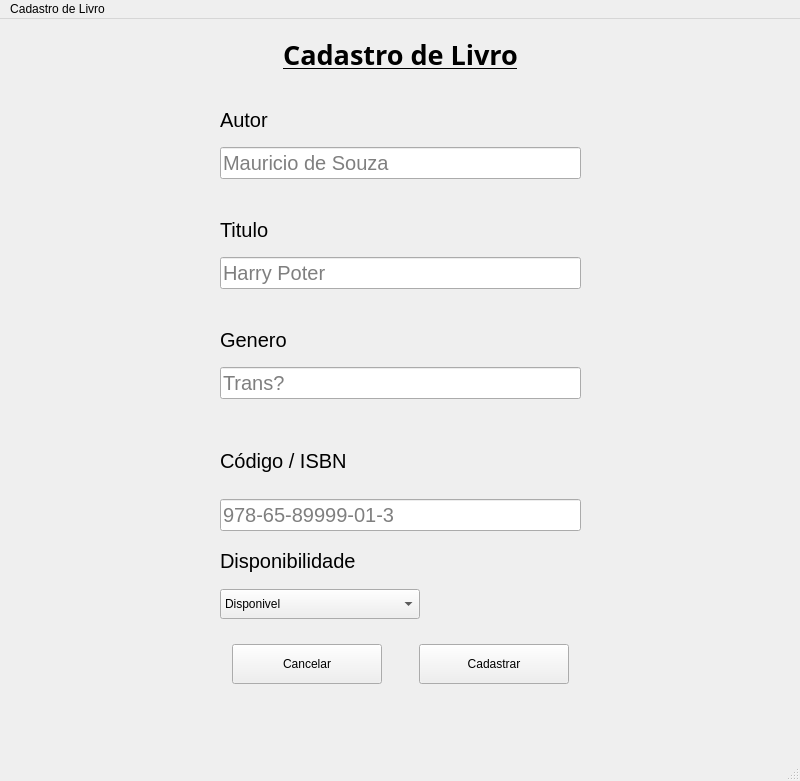
<?xml version="1.0" encoding="UTF-8"?>
<ui version="4.0">
 <class>MainWindow</class>
 <widget class="QMainWindow" name="MainWindow">
  <property name="geometry">
   <rect>
    <x>0</x>
    <y>0</y>
    <width>800</width>
    <height>781</height>
   </rect>
  </property>
  <property name="windowTitle">
   <string>MainWindow</string>
  </property>
  <widget class="QWidget" name="centralwidget">
   <widget class="QWidget" name="verticalLayoutWidget_3">
    <property name="geometry">
     <rect>
      <x>220</x>
      <y>80</y>
      <width>361</width>
      <height>80</height>
     </rect>
    </property>
    <layout class="QVBoxLayout" name="verticalLayout_4">
     <item>
      <widget class="QLabel" name="label">
       <property name="maximumSize">
        <size>
         <width>80</width>
         <height>16777215</height>
        </size>
       </property>
       <property name="font">
        <font>
         <pointsize>15</pointsize>
        </font>
       </property>
       <property name="text">
        <string>Autor</string>
       </property>
      </widget>
     </item>
     <item>
      <widget class="QLineEdit" name="Autor">
       <property name="font">
        <font>
         <pointsize>15</pointsize>
        </font>
       </property>
       <property name="frame">
        <bool>true</bool>
       </property>
       <property name="placeholderText">
        <string>Mauricio de Souza</string>
       </property>
      </widget>
     </item>
    </layout>
   </widget>
   <widget class="QWidget" name="verticalLayoutWidget_4">
    <property name="geometry">
     <rect>
      <x>220</x>
      <y>190</y>
      <width>361</width>
      <height>80</height>
     </rect>
    </property>
    <layout class="QVBoxLayout" name="verticalLayout_5">
     <item>
      <widget class="QLabel" name="label_4">
       <property name="font">
        <font>
         <pointsize>15</pointsize>
        </font>
       </property>
       <property name="text">
        <string>Titulo</string>
       </property>
      </widget>
     </item>
     <item>
      <widget class="QLineEdit" name="Titulo">
       <property name="font">
        <font>
         <pointsize>15</pointsize>
        </font>
       </property>
       <property name="text">
        <string/>
       </property>
       <property name="placeholderText">
        <string>Harry Poter</string>
       </property>
      </widget>
     </item>
    </layout>
   </widget>
   <widget class="QWidget" name="verticalLayoutWidget_5">
    <property name="geometry">
     <rect>
      <x>220</x>
      <y>300</y>
      <width>361</width>
      <height>80</height>
     </rect>
    </property>
    <layout class="QVBoxLayout" name="verticalLayout_6">
     <item>
      <widget class="QLabel" name="label_6">
       <property name="font">
        <font>
         <pointsize>15</pointsize>
        </font>
       </property>
       <property name="text">
        <string>Genero</string>
       </property>
      </widget>
     </item>
     <item>
      <widget class="QLineEdit" name="Genero">
       <property name="font">
        <font>
         <pointsize>15</pointsize>
        </font>
       </property>
       <property name="placeholderText">
        <string>Trans?</string>
       </property>
      </widget>
     </item>
    </layout>
   </widget>
   <widget class="QWidget" name="verticalLayoutWidget_6">
    <property name="geometry">
     <rect>
      <x>220</x>
      <y>410</y>
      <width>361</width>
      <height>102</height>
     </rect>
    </property>
    <layout class="QVBoxLayout" name="verticalLayout_7">
     <item>
      <widget class="QLabel" name="label_5">
       <property name="enabled">
        <bool>true</bool>
       </property>
       <property name="font">
        <font>
         <pointsize>15</pointsize>
        </font>
       </property>
       <property name="text">
        <string>Código / ISBN</string>
       </property>
      </widget>
     </item>
     <item>
      <widget class="QLineEdit" name="lineEdit_7">
       <property name="font">
        <font>
         <pointsize>15</pointsize>
        </font>
       </property>
       <property name="placeholderText">
        <string>978-65-89999-01-3</string>
       </property>
      </widget>
     </item>
    </layout>
   </widget>
   <widget class="QWidget" name="verticalLayoutWidget_7">
    <property name="geometry">
     <rect>
      <x>220</x>
      <y>520</y>
      <width>361</width>
      <height>80</height>
     </rect>
    </property>
    <layout class="QVBoxLayout" name="verticalLayout_8">
     <item>
      <widget class="QLabel" name="label_7">
       <property name="font">
        <font>
         <pointsize>15</pointsize>
        </font>
       </property>
       <property name="text">
        <string>Disponibilidade</string>
       </property>
      </widget>
     </item>
     <item>
      <widget class="QComboBox" name="comboBox">
       <property name="maximumSize">
        <size>
         <width>200</width>
         <height>30</height>
        </size>
       </property>
       <item>
        <property name="text">
         <string>Disponivel</string>
        </property>
       </item>
       <item>
        <property name="text">
         <string>Indisponivel</string>
        </property>
       </item>
      </widget>
     </item>
    </layout>
   </widget>
   <widget class="QWidget" name="horizontalLayoutWidget">
    <property name="geometry">
     <rect>
      <x>220</x>
      <y>610</y>
      <width>361</width>
      <height>71</height>
     </rect>
    </property>
    <layout class="QHBoxLayout" name="horizontalLayout">
     <property name="spacing">
      <number>25</number>
     </property>
     <property name="topMargin">
      <number>10</number>
     </property>
     <property name="bottomMargin">
      <number>10</number>
     </property>
     <item>
      <widget class="QPushButton" name="pushButton_2">
       <property name="maximumSize">
        <size>
         <width>150</width>
         <height>40</height>
        </size>
       </property>
       <property name="text">
        <string>Cancelar</string>
       </property>
      </widget>
     </item>
     <item>
      <widget class="QPushButton" name="pushButton">
       <property name="maximumSize">
        <size>
         <width>150</width>
         <height>40</height>
        </size>
       </property>
       <property name="text">
        <string>Cadastrar</string>
       </property>
      </widget>
     </item>
    </layout>
   </widget>
   <widget class="QLabel" name="label_8">
    <property name="geometry">
     <rect>
      <x>280</x>
      <y>10</y>
      <width>241</width>
      <height>51</height>
     </rect>
    </property>
    <property name="font">
     <font>
      <family>Mongolian Baiti</family>
      <pointsize>20</pointsize>
      <weight>75</weight>
      <italic>false</italic>
      <bold>true</bold>
      <underline>true</underline>
      <strikeout>false</strikeout>
      <stylestrategy>PreferDefault</stylestrategy>
      <kerning>true</kerning>
     </font>
    </property>
    <property name="text">
     <string>Cadastro de Livro</string>
    </property>
    <property name="textFormat">
     <enum>Qt::AutoText</enum>
    </property>
    <property name="alignment">
     <set>Qt::AlignCenter</set>
    </property>
    <property name="margin">
     <number>12</number>
    </property>
    <property name="indent">
     <number>0</number>
    </property>
   </widget>
  </widget>
  <widget class="QMenuBar" name="menubar">
   <property name="geometry">
    <rect>
     <x>0</x>
     <y>0</y>
     <width>800</width>
     <height>21</height>
    </rect>
   </property>
   <widget class="QMenu" name="menuCadastro_de_Livro">
    <property name="title">
     <string>Cadastro de Livro</string>
    </property>
   </widget>
   <addaction name="menuCadastro_de_Livro"/>
  </widget>
  <widget class="QStatusBar" name="statusbar"/>
 </widget>
 <resources/>
 <connections/>
</ui>
